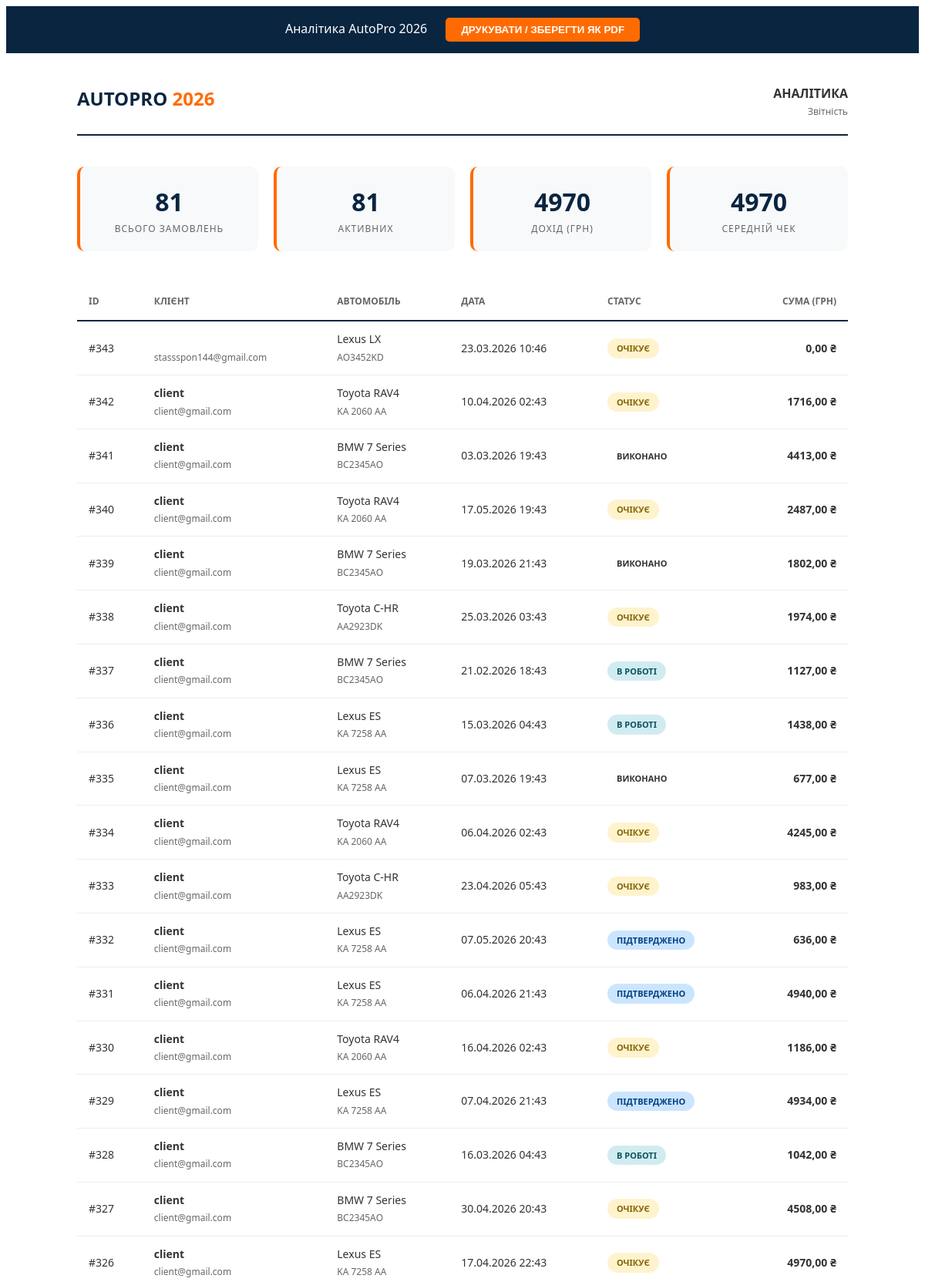
The app's page /reports/analytics/ (signed in, upper part) with its own data.
### bookings/models.py (models this page shows, shortened)
class Booking(models.Model):
    class Status(models.TextChoices):
        PENDING = "PENDING", _("Очікує")
        CONFIRMED = "CONFIRMED", _("Підтверджено")
        IN_PROGRESS = "IN_PROGRESS", _("В роботі")
        DONE = "DONE", _("Виконано")
        CANCELLED = "CANCELLED", _("Скасовано")
    client = models.ForeignKey(
        settings.AUTH_USER_MODEL, on_delete=models.CASCADE, related_name="bookings"
    )
    car = models.ForeignKey(UserCar, on_delete=models.CASCADE, related_name="bookings")
    mechanic = models.ForeignKey(
        settings.AUTH_USER_MODEL,
        on_delete=models.SET_NULL,
        null=True,
        blank=True,
        limit_choices_to={"role": "MECHANIC"},
        related_name="assigned_tasks",
    )
    scheduled_at = models.DateTimeField(verbose_name=_("Заплановано на"))
    service_type = models.CharField(max_length=200, blank=True, verbose_name=_("Тип послуги"))
    status = models.CharField(
        max_length=20, choices=Status.choices, default=Status.PENDING, verbose_name=_("Статус")
    )
    total_cost = models.DecimalField(
        max_digits=10, decimal_places=2, default=0, verbose_name=_("Загальна вартість")
    )
    notes = models.TextField(blank=True, verbose_name=_("Примечания"))
    created_at = models.DateTimeField(auto_now_add=True)
    class Meta:
        verbose_name = _("Запис на сервіс")
        verbose_name_plural = _("Записи на сервіс")
        ordering = ["-scheduled_at"]

### accounts/models.py (models this page shows, shortened)
class User(AbstractUser):
    class Role(models.TextChoices):
        CLIENT = "CLIENT", _("Клієнт")
        MANAGER = "MANAGER", _("Менеджер")
        MECHANIC = "MECHANIC", _("Механік")
        ADMIN = "ADMIN", _("Адміністратор")
    email = models.EmailField(_("Email"), unique=True)
    role = models.CharField(
        max_length=20, choices=Role.choices, default=Role.CLIENT, verbose_name=_("Роль")
    )
    phone = models.CharField(max_length=20, blank=True, null=True, verbose_name=_("Телефон"))
    avatar = models.ImageField(
        upload_to="avatars/", blank=True, null=True, verbose_name=_("Аватар")
    )
    USERNAME_FIELD = "email"
    REQUIRED_FIELDS = ["username"]
    class Meta:
        verbose_name = _("Користувач")
        verbose_name_plural = _("Користувачі")

### cars/models.py (models this page shows, shortened)
class UserCar(models.Model):
    class FuelType(models.TextChoices):
        GASOLINE = "GASOLINE", _("Бензин")
        DIESEL = "DIESEL", _("Дизель")
        LPG = "LPG", _("Газ/Газ-бензин")
        ELECTRIC = "ELECTRIC", _("Електро")
        HYBRID = "HYBRID", _("Гібрид")
        CNG = "CNG", _("Метан")
    class EngineType(models.TextChoices):
        NATURAL = "NATURAL", _("Атмосферний")
        TURBO = "TURBO", _("Турбований")
        SUPERCHARGE = "SUPERCHARGE", _("Наддувний")
    class TechnicalCondition(models.TextChoices):
        EXCELLENT = "EXCELLENT", _("Відмінний")
        GOOD = "GOOD", _("Добрий")
        NEEDS_REPAIR = "NEEDS_REPAIR", _("Потребує ремонту")
        CRITICAL = "CRITICAL", _("Критичний")
    user = models.ForeignKey(
        settings.AUTH_USER_MODEL, on_delete=models.CASCADE, related_name="my_cars"
    )
    model = models.ForeignKey(CarModel, on_delete=models.PROTECT)
    vin = models.CharField(
        max_length=17, unique=True, blank=True, null=True, verbose_name=_("VIN-код")
    )
    license_plate = models.CharField(max_length=20, verbose_name=_("Держ. номер"))
    year = models.PositiveIntegerField(verbose_name=_("Рік випуску"))
    mileage = models.PositiveIntegerField(default=0, verbose_name=_("Пробіг (км)"))
    engine_type = models.CharField(
        max_length=20,
        choices=EngineType.choices,
        blank=True,
        null=True,
        verbose_name=_("Тип двигуна"),
    )
    engine_volume = models.DecimalField(
        max_digits=3, decimal_places=1, blank=True, null=True, verbose_name=_("Об'єм двигуна (л)")
    )
    fuel_type = models.CharField(
        max_length=20, choices=FuelType.choices, blank=True, null=True, verbose_name=_("Тип палива")
    )
    technical_condition = models.CharField(
        max_length=20,
        choices=TechnicalCondition.choices,
        default=TechnicalCondition.GOOD,
        verbose_name=_("Технічний стан"),
    )
    class Meta:
        verbose_name = _("Автомобіль користувача")
        verbose_name_plural = _("Автомобілі користувачів")

class CarModel(models.Model):
    brand = models.ForeignKey(CarBrand, on_delete=models.CASCADE, related_name="models")
    name = models.CharField(max_length=100, verbose_name=_("Модель"))
    year_start = models.PositiveIntegerField(default=2000)
    year_end = models.PositiveIntegerField(blank=True, null=True)
    def __str__(self):
        return f"{self.brand.name} {self.name}"
    class Meta:
        verbose_name = _("Модель авто")
        verbose_name_plural = _("Моделі авто")

class CarBrand(models.Model):
    name = models.CharField(max_length=100, unique=True, verbose_name=_("Марка"))
    logo = models.ImageField(upload_to="brands/", blank=True, null=True)
    class Meta:
        verbose_name = _("Марка авто")
        verbose_name_plural = _("Марки авто")

### reports/views.py (the view)
# urls.py: path("analytics/", views.general_analytics_report, name="analytics_report"),
@login_required
def general_analytics_report(request):
    bookings = Booking.objects.all().order_by("-created_at")
    return render(request, "reports/analytics_print.html", {"bookings": bookings})

### templates/reports/analytics_print.html (shortened to what this page needs)
<!DOCTYPE html>
<html lang="uk">
<head>
</head>
<body>
    <div class="no-print" style="background: #0A2540; color: white; padding: 15px; text-align: center; position: sticky; top: 0;">
        Аналітика AutoPro 2026
        <button onclick="window.print()" style="background: #FF6B00; border: none; color: white; padding: 8px 20px; border-radius: 5px; cursor: pointer; font-weight: bold; margin-left: 20px;">
            ДРУКУВАТИ / ЗБЕРЕГТИ ЯК PDF
        </button>
    </div>
    <div class="container">
        <div class="header">
            <div class="logo">AUTOPRO <span>2026</span></div>
            <div style="text-align: right;">
                <div style="font-weight: 900;">АНАЛІТИКА</div>
                <div style="font-size: 12px; color: #666;">Звітність</div>
            </div>
        </div>
        {% with total_bookings=bookings.count %}
        {% with total_revenue=bookings|dictsort:"total_cost"|last %}
        <div class="stats-grid">
            <div class="stat-card">
                <div class="stat-value">{{ total_bookings }}</div>
                <div class="stat-label">Всього замовлень</div>
            </div>
            <div class="stat-card">
                <div class="stat-value">{{ bookings.count }}</div>
                <div class="stat-label">Активних</div>
            </div>
            <div class="stat-card">
                <div class="stat-value">
                    {% if total_revenue %}{{ total_revenue.total_cost|floatformat:0 }}{% else %}0{% endif %}
                </div>
                <div class="stat-label">Дохід (грн)</div>
            </div>
            <div class="stat-card">
                <div class="stat-value">
                    {% if total_revenue %}{{ total_revenue.total_cost|floatformat:0 }}{% else %}0{% endif %}
                </div>
                <div class="stat-label">Середній чек</div>
            </div>
        </div>
        {% endwith %}
        {% endwith %}
        <table>
            <thead>
                <tr>
                    <th>ID</th>
                    <th>Клієнт</th>
                    <th>Автомобіль</th>
                    <th>Дата</th>
                    <th>Статус</th>
                    <th style="text-align: right;">Сума (грн)</th>
                </tr>
            </thead>
            <tbody>
                {% for booking in bookings %}
                <tr>
                    <td>#{{ booking.id }}</td>
                    <td>
                        <strong>{{ booking.client.username }}</strong><br>
                        <span style="font-size: 12px; color: #666;">{{ booking.client.email|default:booking.client.username }}</span>
                    </td>
                    <td>
                        {{ booking.car.model }}<br>
                        <span style="font-size: 12px; color: #666;">{{ booking.car.license_plate }}</span>
                    </td>
                    <td>{{ booking.scheduled_at|date:"d.m.Y H:i" }}</td>
                    <td>
                        <span class="status status-{{ booking.status }}">{{ booking.get_status_display }}</span>
                    </td>
                    <td style="text-align: right; font-weight: bold;">{{ booking.total_cost|floatformat:2 }} ₴</td>
                </tr>
                {% empty %}
                <tr>
                    <td colspan="6" style="text-align: center; padding: 40px; color: #666;">Немає даних для відображення</td>
                </tr>
                {% endfor %}
            </tbody>
        </table>
    </div>
</body>
</html>

### templates/reports/analytics_print.html (style rules this page uses)
body { font-family: 'Segoe UI', Tahoma, Geneva, Verdana, sans-serif; color: #333; line-height: 1.6; }
.container { max-width: 1000px; margin: 0 auto; padding: 40px; }
.header { display: flex; justify-content: space-between; border-bottom: 2px solid #0A2540; padding-bottom: 20px; margin-bottom: 40px; }
.logo { font-size: 24px; font-weight: 900; color: #0A2540; }
.logo span { color: #FF6B00; }
.stats-grid { display: grid; grid-template-columns: repeat(4, 1fr); gap: 20px; margin-bottom: 40px; }
.stat-card { background: #f8f9fa; padding: 20px; border-radius: 10px; text-align: center; border-left: 4px solid #FF6B00; }
.stat-value { font-size: 32px; font-weight: 900; color: #0A2540; }
.stat-label { font-size: 12px; color: #666; text-transform: uppercase; letter-spacing: 1px; }
table { width: 100%; border-collapse: collapse; margin-bottom: 40px; }
th { text-align: left; padding: 15px; border-bottom: 2px solid #0A2540; font-size: 12px; text-transform: uppercase; color: #666; }
td { padding: 12px 15px; border-bottom: 1px solid #eee; font-size: 14px; }
.status { display: inline-block; padding: 4px 12px; border-radius: 20px; font-size: 11px; font-weight: 600; text-transform: uppercase; }
.status-PENDING { background: #fff3cd; color: #856404; }
.status-CONFIRMED { background: #cce5ff; color: #004085; }
.status-IN_PROGRESS { background: #d1ecf1; color: #0c5460; }

### records on screen
Booking: total_cost "4970", id "326", client.username "client", client.email "client@gmail.com", car.model "Lexus ES", car.license_plate "KA 7258 AA", scheduled_at "17.04.2026 22:43", status "ОЧІКУЄ", total_cost "4970,00"
Booking: id "343", client.email "stassspon144@gmail.com", car.model "Lexus LX", car.license_plate "AO3452KD", scheduled_at "23.03.2026 10:46", status "ОЧІКУЄ", total_cost "0,00"
Booking: id "342", client.username "client", client.email "client@gmail.com", car.model "Toyota RAV4", car.license_plate "KA 2060 AA", scheduled_at "10.04.2026 02:43", status "ОЧІКУЄ", total_cost "1716,00"
Booking: id "341", client.username "client", client.email "client@gmail.com", car.model "BMW 7 Series", car.license_plate "ВС2345АО", scheduled_at "03.03.2026 19:43", status "ВИКОНАНО", total_cost "4413,00"
Booking: id "340", client.username "client", client.email "client@gmail.com", car.model "Toyota RAV4", car.license_plate "KA 2060 AA", scheduled_at "17.05.2026 19:43", status "ОЧІКУЄ", total_cost "2487,00"
Booking: id "339", client.username "client", client.email "client@gmail.com", car.model "BMW 7 Series", car.license_plate "ВС2345АО", scheduled_at "19.03.2026 21:43", status "ВИКОНАНО", total_cost "1802,00"
Booking: id "338", client.username "client", client.email "client@gmail.com", car.model "Toyota C-HR", car.license_plate "AA2923DK", scheduled_at "25.03.2026 03:43", status "ОЧІКУЄ", total_cost "1974,00"
Booking: id "337", client.username "client", client.email "client@gmail.com", car.model "BMW 7 Series", car.license_plate "ВС2345АО", scheduled_at "21.02.2026 18:43", status "В РОБОТІ", total_cost "1127,00"
Booking: id "336", client.username "client", client.email "client@gmail.com", car.model "Lexus ES", car.license_plate "KA 7258 AA", scheduled_at "15.03.2026 04:43", status "В РОБОТІ", total_cost "1438,00"
Booking: id "335", client.username "client", client.email "client@gmail.com", car.model "Lexus ES", car.license_plate "KA 7258 AA", scheduled_at "07.03.2026 19:43", status "ВИКОНАНО", total_cost "677,00"
Booking: id "334", client.username "client", client.email "client@gmail.com", car.model "Toyota RAV4", car.license_plate "KA 2060 AA", scheduled_at "06.04.2026 02:43", status "ОЧІКУЄ", total_cost "4245,00"
Booking: id "333", client.username "client", client.email "client@gmail.com", car.model "Toyota C-HR", car.license_plate "AA2923DK", scheduled_at "23.04.2026 05:43", status "ОЧІКУЄ", total_cost "983,00"
Booking: id "332", client.username "client", client.email "client@gmail.com", car.model "Lexus ES", car.license_plate "KA 7258 AA", scheduled_at "07.05.2026 20:43", status "ПІДТВЕРДЖЕНО", total_cost "636,00"
Booking: id "331", client.username "client", client.email "client@gmail.com", car.model "Lexus ES", car.license_plate "KA 7258 AA", scheduled_at "06.04.2026 21:43", status "ПІДТВЕРДЖЕНО", total_cost "4940,00"
Booking: id "330", client.username "client", client.email "client@gmail.com", car.model "Toyota RAV4", car.license_plate "KA 2060 AA", scheduled_at "16.04.2026 02:43", status "ОЧІКУЄ", total_cost "1186,00"
Booking: id "329", client.username "client", client.email "client@gmail.com", car.model "Lexus ES", car.license_plate "KA 7258 AA", scheduled_at "07.04.2026 21:43", status "ПІДТВЕРДЖЕНО", total_cost "4934,00"
Booking: id "328", client.username "client", client.email "client@gmail.com", car.model "BMW 7 Series", car.license_plate "ВС2345АО", scheduled_at "16.03.2026 04:43", status "В РОБОТІ", total_cost "1042,00"
Booking: id "327", client.username "client", client.email "client@gmail.com", car.model "BMW 7 Series", car.license_plate "ВС2345АО", scheduled_at "30.04.2026 20:43", status "ОЧІКУЄ", total_cost "4508,00"

### other values on screen
{{ total_bookings }} "81"
{{ bookings.count }} "81"
